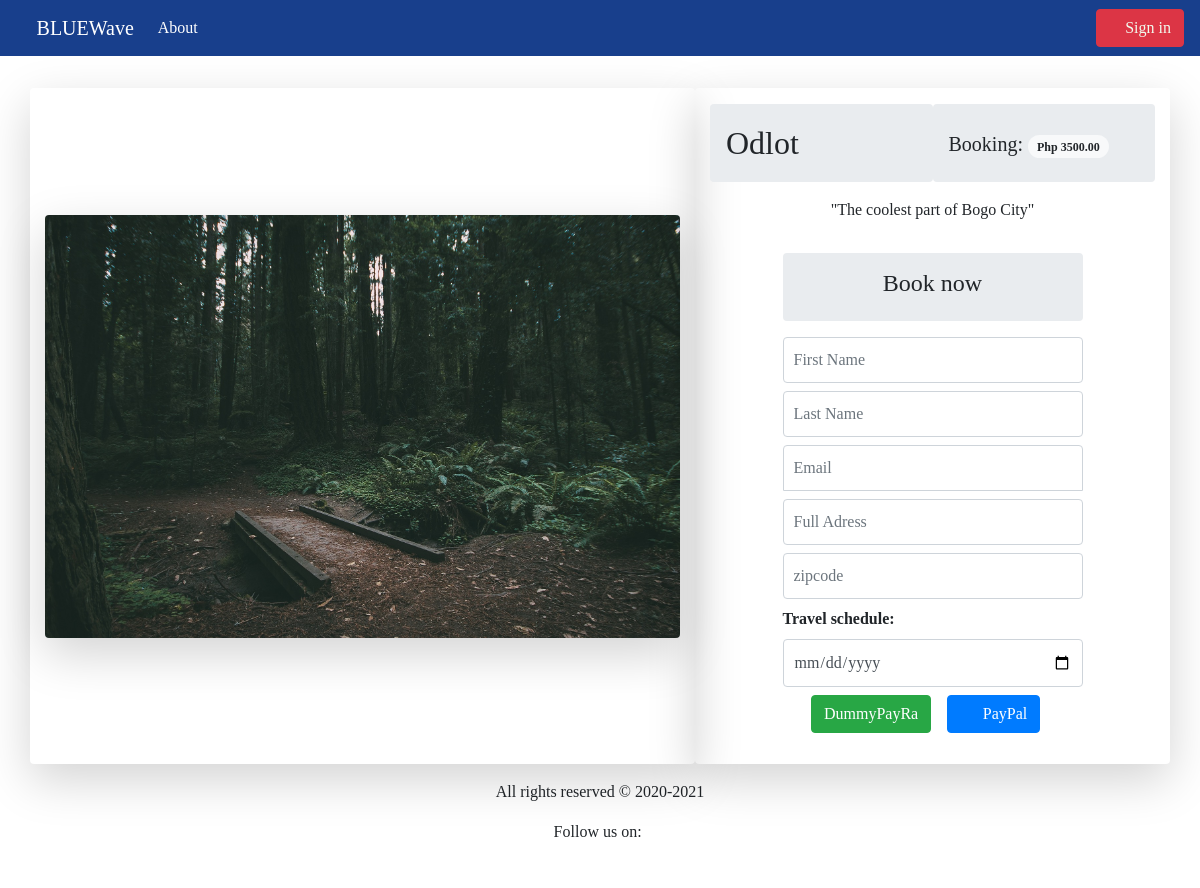
The app's page /post/2/ with its own data.
### travel/models.py (models this page shows, shortened)
class Place(models.Model):
	destination = models.CharField(max_length=100)
	booking_price = models.DecimalField(default=10, decimal_places=2, max_digits=7)
	description = models.TextField(default="", null=True)
	img = models.ImageField(null=True, blank=True)
	date = models.DateTimeField(default=timezone.now)
	author = models.ForeignKey(User, on_delete=models.CASCADE)
	@property
	def imgURL(self):
		try:
			url = self.img.url
		except:
			url = ''
		return url

### travel/views.py (the view)
# urls.py: path('post/<int:pk>/', DestinationDetail.as_view(), name="destination-detail"),
class DestinationDetail(DetailView):
	model = Place
	extra_context = {'title':'Place Details'}

### travel/templates/travel/place_detail.html (shortened to what this page needs)
{% extends "travel/base.html" %}
{% load static %}
{% block content %}
          {% if user.is_authenticated %}
            <div class="d-lg-inline d-md-block my-2 my-lg-0">
              <span class="btn btn-outline-light mr-lg-2"><h5 class="d-inline"><i class="fa fa-user-circle"></i>{{ user.username }}</h5></span>
            </div>
            <div class="d-inline my-2 my-lg-0">
              <a class="btn btn-danger text-clr" href="{% url 'travel-sign-out' %}"><i class="fa fa-sign-out-alt"></i> Sign out</a>
          {% else %}
            <a class="btn btn-danger text-clr" href="{% url 'travel-sign-in' %}"><i class="fa fa-sign-in-alt"></i> Sign in</a>
          {% endif %}
      </div>
  </nav>
  <div class="container mb-5" style="margin-top: 5em;">
    <div class="row wow">
      <div class="col-lg-7 col-sm-12 col-md-12 mb-3 mt-2 shadow-lg rounded" style="display: flex; align-items: center; flex-wrap: wrap;">
        <img src="{{ object.imgURL }}" class="img-fluid rounded shadow-lg mt-2 mb-2" alt="Image failed to load">
      </div>
      <div class="col-lg-5 col-sm-12 col-md-12 shadow-lg mb-3 mt-2 rounded">
        <div class="container mt-3">
          <div class="row">
            <div class="col-lg-6 breadcrumb">
              <strong><h2 class="title pt-2">{{ object.destination }}</h2></strong>
            </div>
            <div class="col-lg-6 breadcrumb">
              <h5 class="text-center pt-3">Booking: <span class="badge badge-light badge-pill"><small class="font-weight-bold">Php {{ object.booking_price|floatformat:2 }}</small></span></h5>
            </div>
            </div>
          </div>
        <div class="container text-center font-style-italic">
          <p><lead>"{{ object.description }}"</lead></p>
        </div>
        <div class="container" style="margin-top: 0px !important;">
          <form class="form-group form-signin" id="form">
            <fieldset>
              <span class="breadcrumb"><legend class="text-center">Book now</legend></span>
              {% if user.is_authenticated %}
                <input type="text" name="faddress" placeholder="Full Adress" class="form-control mb-2" required>
                <input type="text" name="zipcode" placeholder="zipcode" class="form-control mb-2" required>
                <label class="mr-3 font-weight-bold" for="bookingDate">Travel schedule:</label>
                <input type="date" id="bookingDate" name="date" class="form-control mb-2" required>
              {% else %}
                <input type="text" name="fname" placeholder="First Name" class="form-control mb-2" required>
                <input type="text" name="lname" placeholder="Last Name" class="form-control mb-2" required>
                <input type="email" name="email" placeholder="Email" class="form-control mb-2" required>
                <input type="text" name="faddress" placeholder="Full Adress" class="form-control mb-2" required>
                <input type="text" name="zipcode" placeholder="zipcode" class="form-control mb-2" required>
                <label class="mr-3 font-weight-bold" for="bookingDate">Travel schedule:</label>
                <input type="date" id="bookingDate" name="date" class="form-control mb-2" required>
              {% endif %}
              <div class="container mb-3 d-flex justify-content-center">
                <div class="row">
                  <div class="col-6">
                    <button id="dummypay" class="btn btn-success">DummyPayRa</button>
                  </div>
                  <div class="col-6">
                    <button id="paypal" class="btn btn-primary"><i class="icon-paypal disabled"></i>PayPal</button>
                  </div>
                </div>
              </div>
            </fieldset>
          </form>
      </div>
    </div>
  </div>
{% endblock content %}

### travel/static/travel/css/style.css (style rules this page uses)
.form-signin { width: 100%; max-width: 330px; padding: 15px; margin: auto; font-family: "arcon"; }
.form-signin .form-control { position: relative; box-sizing: border-box; height: auto; padding: 10px; font-size: 16px; }
.form-signin input[type="email"] { margin-bottom: -1px; border-bottom-right-radius: 0; border-bottom-left-radius: 0; }
.text-clr { color: #f1faee; }

### records on screen
Place: imgURL (picture), destination "Odlot", booking_price "3500.00", description "The coolest part of Bogo City"
